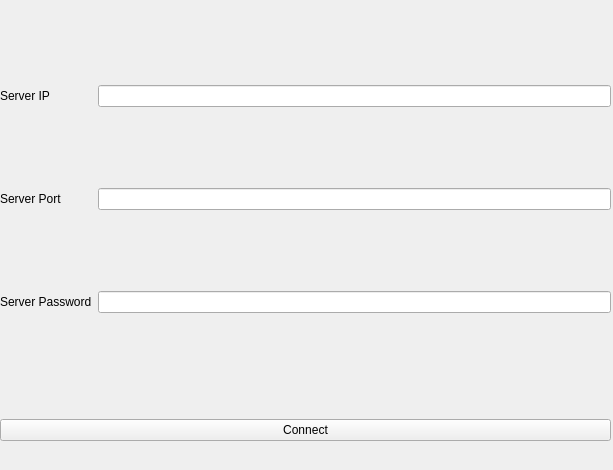
<?xml version="1.0" encoding="UTF-8"?>
<ui version="4.0">
 <class>LoginForm</class>
 <widget class="QWidget" name="LoginForm">
  <property name="geometry">
   <rect>
    <x>0</x>
    <y>0</y>
    <width>613</width>
    <height>470</height>
   </rect>
  </property>
  <property name="windowTitle">
   <string>Form</string>
  </property>
  <widget class="QWidget" name="gridLayoutWidget">
   <property name="geometry">
    <rect>
     <x>0</x>
     <y>10</y>
     <width>611</width>
     <height>381</height>
    </rect>
   </property>
   <layout class="QGridLayout" name="gridLayout">
    <item row="0" column="1">
     <widget class="QLineEdit" name="QServerIPField"/>
    </item>
    <item row="1" column="0">
     <widget class="QLabel" name="label_2">
      <property name="text">
       <string>Server Port</string>
      </property>
     </widget>
    </item>
    <item row="1" column="1">
     <widget class="QLineEdit" name="QServerPortField"/>
    </item>
    <item row="0" column="0">
     <widget class="QLabel" name="label">
      <property name="text">
       <string>Server IP</string>
      </property>
     </widget>
    </item>
    <item row="2" column="0">
     <widget class="QLabel" name="label_3">
      <property name="text">
       <string>Server Password</string>
      </property>
     </widget>
    </item>
    <item row="2" column="1">
     <widget class="QLineEdit" name="QServerPasswordField">
      <property name="inputMask">
       <string/>
      </property>
      <property name="echoMode">
       <enum>QLineEdit::EchoMode::Password</enum>
      </property>
     </widget>
    </item>
   </layout>
  </widget>
  <widget class="QWidget" name="verticalLayoutWidget">
   <property name="geometry">
    <rect>
     <x>0</x>
     <y>390</y>
     <width>611</width>
     <height>80</height>
    </rect>
   </property>
   <layout class="QVBoxLayout" name="verticalLayout">
    <item>
     <widget class="QPushButton" name="QConnectButton">
      <property name="text">
       <string>Connect</string>
      </property>
     </widget>
    </item>
   </layout>
  </widget>
 </widget>
 <resources/>
 <connections/>
</ui>
